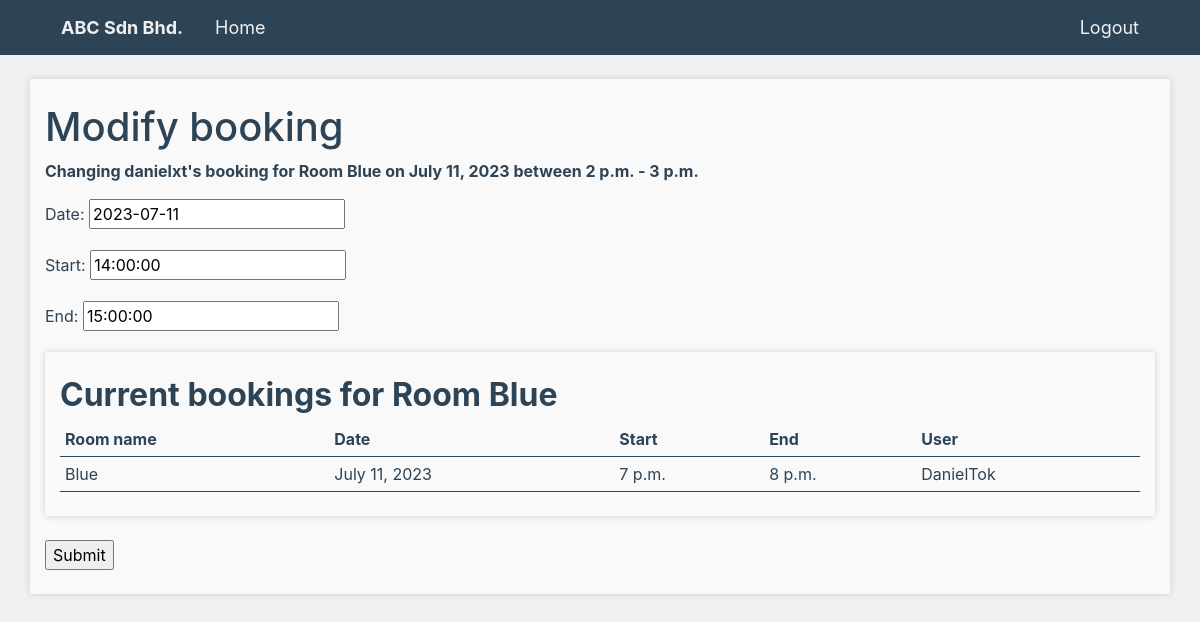
Before: /bookingManagement/modifyBooking/85 (signed in) with the older database file.
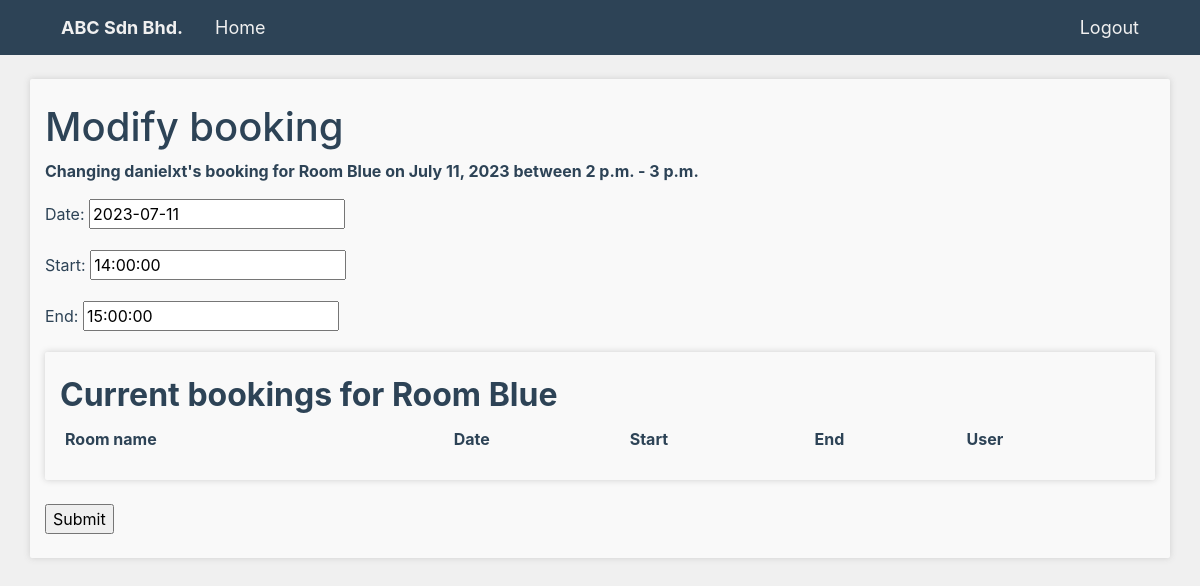
After: the same page with the newer database file.
### booking/models.py (models this page shows, shortened)
class RoomBooking(models.Model):
    roomName = models.ForeignKey('rooms.Room', on_delete=models.CASCADE)
    userName = models.ForeignKey(User, on_delete=models.CASCADE, default="", name="userName")
    date = models.DateField()
    start = models.TimeField()
    end = models.TimeField()
    class Meta:
        constraints = [
            models.CheckConstraint(check=Q(start__lte=F('end')), name='start_before_end')
        ]

### rooms/models.py (models this page shows)
class Room(models.Model):
    roomName = models.CharField(max_length=50, unique=True)
    capacity = models.IntegerField(default=0)
    createdAt = models.DateTimeField(auto_now_add=True)
    roomImage = models.ImageField(null=True, blank=True, upload_to='img/')
    def __str__(self):
        return self.roomName

### booking/views.py (the view)
# urls.py: path('modifyBooking/<int:id>', modifyBookingView, name='modifyBooking'),
def modifyBookingView(request,id):
    booking = RoomBooking.objects.get(id=id)
    bookingsForRoom = RoomBooking.objects.filter(roomName=booking.roomName).exclude(id=id).order_by("date", "start")
    data = {
        'roomName' : booking.roomName,
        'userName' : booking.userName,
        'date' : booking.date,
        'start' : booking.start,
        'end' : booking.end,
        'bookingsForRoom' : bookingsForRoom,
        'bookingsForRoomCount' : len(bookingsForRoom)
    }
    form = BookingModifyForm(initial=data)
    return render(request, 'modifyBooking.html', {'form' : form, 'booking': booking, 'bookingsForRoom': bookingsForRoom})

### booking/forms.py
class BookingModifyForm(forms.ModelForm):
    class Meta:
        model = RoomBooking
        fields = ["date", "start", "end"]
        widgets = {
            'date' : DateWidget(usel10n=True, options=dateOptions),
            'start' : TimeWidget(),
            'end' : TimeWidget()
        }

### templates/modifyBooking.html (shortened to what this page needs)
{% extends 'base.html' %}
{% block content %}
{% if user.is_staff %}
<br>
    <div class="container py-4 boxColor boxShadow">
    <h1>Modify booking </h1>
        <p><b>Changing {{booking.userName}}'s booking for Room {{booking.roomName}} on {{booking.date}} between {{booking.start}} - {{booking.end}}</b></p>
        <form action="modifyBookingRecord/{{booking.id}}" method="post">
            {{form.as_p}}
        <div class="container py-4 boxColor boxShadow">
            <h2><b>Current bookings for Room {{booking.roomName}}</b></h2>
            <table class="dataTable">
                <tr>
                    <th>Room name</th>
                    <th>Date</th>
                    <th>Start</th>
                    <th>End</th>
                    <th>User</th>
                </tr>
                {% for bookedRoom in bookingsForRoom %}
                    <tr>
                        <td>{{bookedRoom.roomName}}</td>
                        <td>{{bookedRoom.date}}</td>
                        <td>{{bookedRoom.start}}</td>
                        <td>{{bookedRoom.end}}</td>
                        <td>{{bookedRoom.userName}}</td>
                    </tr>
                {% endfor %}
            </table>
        </div>
        <br>
        <input type="submit" value="Submit">
    </form>
    </div>
{% else %}
<br>
<div class="container py-4 boxColor boxShadow">
    <p>You are not logged in.</p>
    <button><a href="{% url 'login' %}">Log In</a></button>
</div>
{% endif %}
{% endblock %}

Changed rows visible on the page:
removed RoomBooking: roomName "Blue", date "July 11, 2023", start "7 p.m.", end "8 p.m.", userName "DanielTok"
